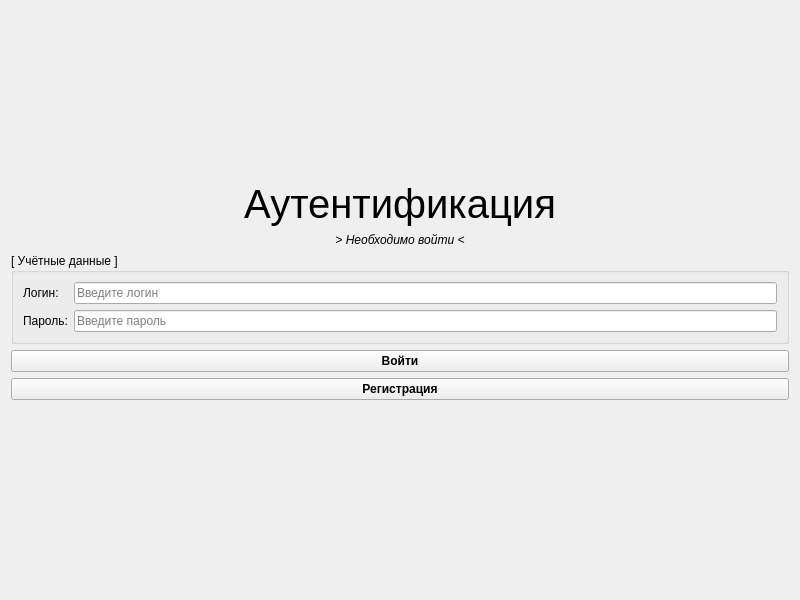
<?xml version="1.0" encoding="UTF-8"?>
<ui version="4.0">
 <class>LoginPage</class>
 <widget class="QWidget" name="LoginPage">
  <property name="geometry">
   <rect>
    <x>0</x>
    <y>0</y>
    <width>800</width>
    <height>600</height>
   </rect>
  </property>
  <property name="font">
   <font>
    <family>Ubuntu</family>
   </font>
  </property>
  <layout class="QVBoxLayout" name="verticalLayout">
   <item>
    <spacer name="spacerTop">
     <property name="orientation">
      <enum>Qt::Orientation::Vertical</enum>
     </property>
     <property name="sizeHint" stdset="0">
      <size>
       <width>20</width>
       <height>40</height>
      </size>
     </property>
    </spacer>
   </item>
   <item>
    <widget class="QLabel" name="titleLabel">
     <property name="font">
      <font>
       <family>Ubuntu</family>
       <pointsize>30</pointsize>
       <bold>false</bold>
      </font>
     </property>
     <property name="text">
      <string>Аутентификация</string>
     </property>
     <property name="alignment">
      <set>Qt::AlignmentFlag::AlignCenter</set>
     </property>
    </widget>
   </item>
   <item>
    <widget class="QLabel" name="subtitleLabel">
     <property name="font">
      <font>
       <family>Ubuntu</family>
       <italic>true</italic>
      </font>
     </property>
     <property name="text">
      <string>&gt; Необходимо войти &lt;</string>
     </property>
     <property name="alignment">
      <set>Qt::AlignmentFlag::AlignCenter</set>
     </property>
    </widget>
   </item>
   <item>
    <widget class="QGroupBox" name="loginGroup">
     <property name="font">
      <font>
       <family>Ubuntu</family>
      </font>
     </property>
     <property name="title">
      <string>[ Учётные данные ]</string>
     </property>
     <layout class="QFormLayout" name="formLayout">
      <item row="0" column="0">
       <widget class="QLabel" name="usernameLabel">
        <property name="text">
         <string>Логин:</string>
        </property>
       </widget>
      </item>
      <item row="0" column="1">
       <widget class="QLineEdit" name="usernameEdit">
        <property name="placeholderText">
         <string>Введите логин</string>
        </property>
       </widget>
      </item>
      <item row="1" column="0">
       <widget class="QLabel" name="passwordLabel">
        <property name="font">
         <font>
          <family>Ubuntu</family>
         </font>
        </property>
        <property name="text">
         <string>Пароль:</string>
        </property>
       </widget>
      </item>
      <item row="1" column="1">
       <widget class="QLineEdit" name="passwordEdit">
        <property name="echoMode">
         <enum>QLineEdit::EchoMode::Password</enum>
        </property>
        <property name="placeholderText">
         <string>Введите пароль</string>
        </property>
       </widget>
      </item>
     </layout>
    </widget>
   </item>
   <item>
    <widget class="QPushButton" name="loginButton">
     <property name="font">
      <font>
       <family>Ubuntu</family>
       <bold>true</bold>
      </font>
     </property>
     <property name="text">
      <string>Войти</string>
     </property>
    </widget>
   </item>
   <item>
    <widget class="QPushButton" name="registerButton">
     <property name="font">
      <font>
       <family>Ubuntu</family>
       <bold>true</bold>
      </font>
     </property>
     <property name="text">
      <string>Регистрация</string>
     </property>
    </widget>
   </item>
   <item>
    <widget class="QLabel" name="statusLabel">
     <property name="text">
      <string/>
     </property>
     <property name="alignment">
      <set>Qt::AlignmentFlag::AlignCenter</set>
     </property>
    </widget>
   </item>
   <item>
    <spacer name="spacerBottom">
     <property name="orientation">
      <enum>Qt::Orientation::Vertical</enum>
     </property>
     <property name="sizeHint" stdset="0">
      <size>
       <width>20</width>
       <height>40</height>
      </size>
     </property>
    </spacer>
   </item>
  </layout>
 </widget>
 <resources/>
 <connections/>
</ui>
